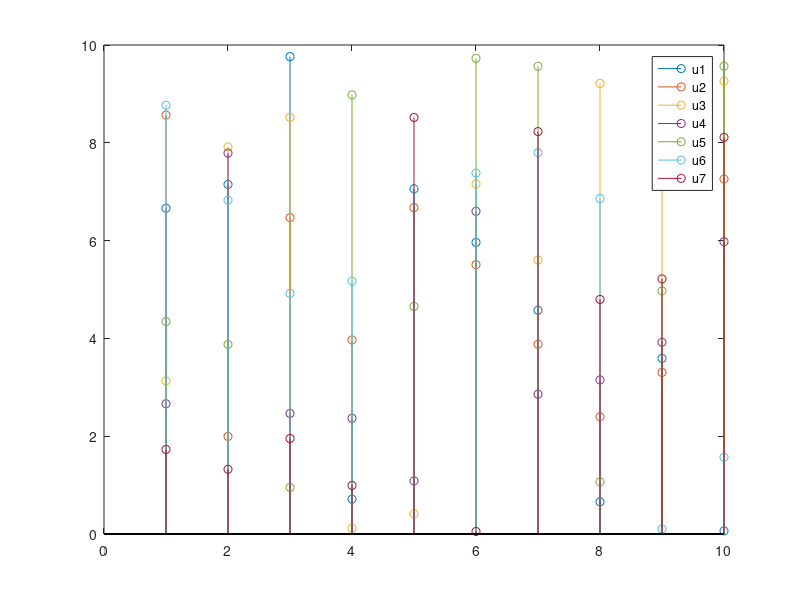

Write MATLAB code to recreate this figure.
clear all
close all
clc 

%% 

u1 = zeros(10,1);
u2 = zeros(10,1);
u3 = zeros(10,1);
u4 = zeros(10,1);
u5 = zeros(10,1);
u6 = zeros(10,1);
u7 = zeros(10,1);

for i=1:10
    u1(i) = 10 * rand ;
    u2(i) = 10 * rand ; 
    u3(i) = 10 * rand ; 
    u4(i) = 10 * rand ; 
    u5(i) = 10 * rand ; 
    u6(i) = 10 * rand ; 
    u7(i) = 10 * rand ; 
end

stem(u1); shg
hold on 
stem(u2)
stem(u3)
stem(u4)
stem(u5)
stem(u6)
stem(u7)
hold off
legend('u1','u2','u3','u4','u5','u6','u7')

u=[u1 u2 u3 u4 u5 u6 u7];

% writetable(u, 'test')





